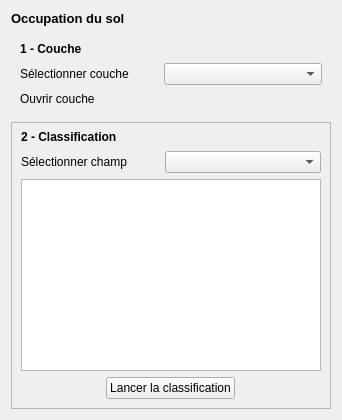
             <widget class="QWidget" name="landuseTab">
              <attribute name="title">
               <string>2 - Occupation du sol</string>
              </attribute>
              <layout class="QVBoxLayout" name="verticalLayout_4">
               <item>
                <widget class="QLabel" name="label_3">
                 <property name="sizePolicy">
                  <sizepolicy hsizetype="Expanding" vsizetype="Preferred">
                   <horstretch>0</horstretch>
                   <verstretch>0</verstretch>
                  </sizepolicy>
                 </property>
                 <property name="font">
                  <font>
                   <pointsize>10</pointsize>
                   <weight>75</weight>
                   <bold>true</bold>
                  </font>
                 </property>
                 <property name="text">
                  <string>Occupation du sol</string>
                 </property>
                </widget>
               </item>
               <item>
                <widget class="QFrame" name="selectionLayerFrame_2">
                 <property name="sizePolicy">
                  <sizepolicy hsizetype="Expanding" vsizetype="Preferred">
                   <horstretch>0</horstretch>
                   <verstretch>0</verstretch>
                  </sizepolicy>
                 </property>
                 <property name="minimumSize">
                  <size>
                   <width>200</width>
                   <height>65</height>
                  </size>
                 </property>
                 <property name="frameShape">
                  <enum>QFrame::NoFrame</enum>
                 </property>
                 <property name="frameShadow">
                  <enum>QFrame::Raised</enum>
                 </property>
                 <layout class="QGridLayout" name="gridLayout_5">
                  <item row="0" column="0">
                   <widget class="QLabel" name="selectionLayerLabel_3">
                    <property name="sizePolicy">
                     <sizepolicy hsizetype="Fixed" vsizetype="Fixed">
                      <horstretch>0</horstretch>
                      <verstretch>0</verstretch>
                     </sizepolicy>
                    </property>
                    <property name="minimumSize">
                     <size>
                      <width>0</width>
                      <height>16</height>
                     </size>
                    </property>
                    <property name="font">
                     <font>
                      <weight>75</weight>
                      <bold>true</bold>
                     </font>
                    </property>
                    <property name="text">
                     <string>1 - Couche</string>
                    </property>
                   </widget>
                  </item>
                  <item row="1" column="0">
                   <widget class="QLabel" name="selectionLayerLabel_6">
                    <property name="sizePolicy">
                     <sizepolicy hsizetype="Fixed" vsizetype="Minimum">
                      <horstretch>0</horstretch>
                      <verstretch>0</verstretch>
                     </sizepolicy>
                    </property>
                    <property name="minimumSize">
                     <size>
                      <width>138</width>
                      <height>16</height>
                     </size>
                    </property>
                    <property name="layoutDirection">
                     <enum>Qt::LeftToRight</enum>
                    </property>
                    <property name="text">
                     <string>Sélectionner couche</string>
                    </property>
                   </widget>
                  </item>
                  <item row="1" column="1">
                   <widget class="QgsMapLayerComboBox" name="landuseLayerCombo">
                    <property name="sizePolicy">
                     <sizepolicy hsizetype="Expanding" vsizetype="Fixed">
                      <horstretch>0</horstretch>
                      <verstretch>0</verstretch>
                     </sizepolicy>
                    </property>
                    <property name="minimumSize">
                     <size>
                      <width>60</width>
                      <height>13</height>
                     </size>
                    </property>
                   </widget>
                  </item>
                  <item row="2" column="0">
                   <widget class="QLabel" name="selectionOpenLayerLabel_2">
                    <property name="sizePolicy">
                     <sizepolicy hsizetype="Fixed" vsizetype="Fixed">
                      <horstretch>0</horstretch>
                      <verstretch>0</verstretch>
                     </sizepolicy>
                    </property>
                    <property name="minimumSize">
                     <size>
                      <width>67</width>
                      <height>16</height>
                     </size>
                    </property>
                    <property name="text">
                     <string>Ouvrir couche</string>
                    </property>
                   </widget>
                  </item>
                  <item row="2" column="1">
                   <widget class="QgsFileWidget" name="landuseLayer">
                    <property name="sizePolicy">
                     <sizepolicy hsizetype="Expanding" vsizetype="Fixed">
                      <horstretch>0</horstretch>
                      <verstretch>0</verstretch>
                     </sizepolicy>
                    </property>
                    <property name="minimumSize">
                     <size>
                      <width>100</width>
                      <height>13</height>
                     </size>
                    </property>
                   </widget>
                  </item>
                 </layout>
                </widget>
               </item>
               <item>
                <widget class="QFrame" name="frame_24">
                 <property name="frameShape">
                  <enum>QFrame::StyledPanel</enum>
                 </property>
                 <property name="frameShadow">
                  <enum>QFrame::Raised</enum>
                 </property>
                 <layout class="QGridLayout" name="gridLayout_7">
                  <property name="topMargin">
                   <number>6</number>
                  </property>
                  <item row="4" column="0" colspan="2">
                   <widget class="QFrame" name="frame_11">
                    <property name="sizePolicy">
                     <sizepolicy hsizetype="Expanding" vsizetype="Fixed">
                      <horstretch>0</horstretch>
                      <verstretch>0</verstretch>
                     </sizepolicy>
                    </property>
                    <property name="minimumSize">
                     <size>
                      <width>0</width>
                      <height>0</height>
                     </size>
                    </property>
                    <property name="maximumSize">
                     <size>
                      <width>16777215</width>
                      <height>16777215</height>
                     </size>
                    </property>
                    <property name="frameShape">
                     <enum>QFrame::NoFrame</enum>
                    </property>
                    <property name="frameShadow">
                     <enum>QFrame::Raised</enum>
                    </property>
                    <layout class="QHBoxLayout" name="horizontalLayout_11">
                     <property name="spacing">
                      <number>200</number>
                     </property>
                     <property name="leftMargin">
                      <number>0</number>
                     </property>
                     <property name="topMargin">
                      <number>0</number>
                     </property>
                     <property name="rightMargin">
                      <number>0</number>
                     </property>
                     <property name="bottomMargin">
                      <number>0</number>
                     </property>
                     <item>
                      <widget class="QPushButton" name="landuseRun">
                       <property name="sizePolicy">
                        <sizepolicy hsizetype="Fixed" vsizetype="Fixed">
                         <horstretch>0</horstretch>
                         <verstretch>0</verstretch>
                        </sizepolicy>
                       </property>
                       <property name="layoutDirection">
                        <enum>Qt::LeftToRight</enum>
                       </property>
                       <property name="text">
                        <string>Lancer la classification</string>
                       </property>
                       <property name="icon">
                        <iconset resource="../BioDispersal/resources.qrc">
                         <normaloff>:/plugins/eco_cont/icons/play.svg</normaloff>:/plugins/eco_cont/icons/play.svg</iconset>
                       </property>
                      </widget>
                     </item>
                    </layout>
                   </widget>
                  </item>
                  <item row="0" column="0" colspan="2">
                   <widget class="QLabel" name="selectionLayerLabel_9">
                    <property name="sizePolicy">
                     <sizepolicy hsizetype="Fixed" vsizetype="Fixed">
                      <horstretch>0</horstretch>
                      <verstretch>0</verstretch>
                     </sizepolicy>
                    </property>
                    <property name="minimumSize">
                     <size>
                      <width>0</width>
                      <height>16</height>
                     </size>
                    </property>
                    <property name="font">
                     <font>
                      <weight>75</weight>
                      <bold>true</bold>
                     </font>
                    </property>
                    <property name="text">
                     <string>2 - Classification</string>
                    </property>
                   </widget>
                  </item>
                  <item row="1" column="1">
                   <widget class="QgsFieldComboBox" name="landuseFieldCombo">
                    <property name="sizePolicy">
                     <sizepolicy hsizetype="Expanding" vsizetype="Fixed">
                      <horstretch>0</horstretch>
                      <verstretch>0</verstretch>
                     </sizepolicy>
                    </property>
                   </widget>
                  </item>
                  <item row="1" column="0">
                   <widget class="QLabel" name="label_5">
                    <property name="minimumSize">
                     <size>
                      <width>138</width>
                      <height>0</height>
                     </size>
                    </property>
                    <property name="text">
                     <string>Sélectionner champ</string>
                    </property>
                   </widget>
                  </item>
                  <item row="2" column="0" colspan="2">
                   <widget class="QTableView" name="landuseView">
                    <property name="minimumSize">
                     <size>
                      <width>300</width>
                      <height>100</height>
                     </size>
                    </property>
                    <property name="alternatingRowColors">
                     <bool>true</bool>
                    </property>
                    <property name="selectionBehavior">
                     <enum>QAbstractItemView::SelectRows</enum>
                    </property>
                    <property name="sortingEnabled">
                     <bool>true</bool>
                    </property>
                   </widget>
                  </item>
                 </layout>
                </widget>
               </item>
              </layout>
             </widget>
